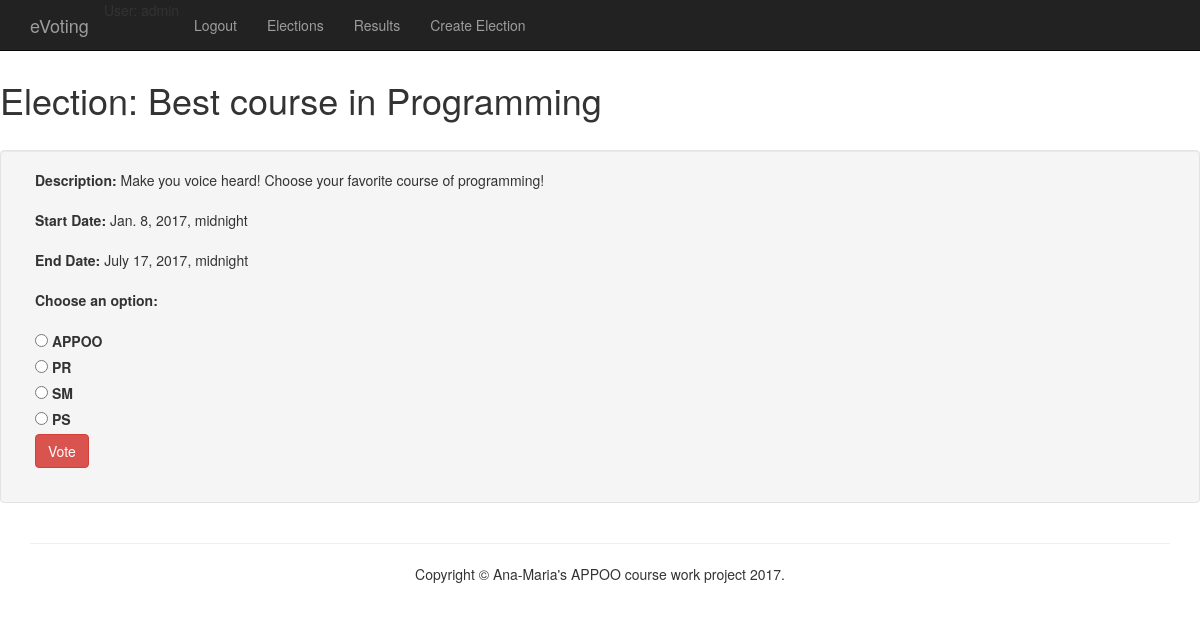
Page /election/1 (signed in) on the committed database.
### election/models.py (models this page shows)
class Election(models.Model):
    STATUS_CHOICES =(
        (0, 'Open'),
        (1, 'Close'),
        (2, 'Canceled'),
        (3, 'Disqualified ')
    )
    name = models.CharField(max_length=255) #default 5
    description = models.TextField(max_length=512) #default 1?
    startDate = models.DateTimeField()
    endDate = models.DateTimeField()
    status = models.IntegerField(choices=STATUS_CHOICES)
    group = models.ForeignKey(Group)

class ElectionChoices(models.Model):
    election = models.ForeignKey(Election)  # specify model
    optionName = models.CharField(max_length=255)
    votes = models.IntegerField(default=0) #used to count the votes for a certain option

### election/views.py (the view, shortened to what this page needs)
# urls.py: url(r'^election/(?P<pk>\d+)$', ElectionDetail.as_view(), name='election-detail'),
class ElectionDetail(LoginRequiredMixin, View):
    def get(self, request, pk):
        election_id = Election.objects.get(pk=pk)
        return render(request, 'election/election_detail.html', {'election':election_id})
    '''
    def vote(self, request, pk):
        e = get_object_or_404(Election, pk=pk)
        try:
            selected_choice = e.electionchoices_set.get(pk=request.POST['choice'])
        except (KeyError, ElectionChoices.DoesNotExist):
            # Redisplay the poll voting form.

            return render_to_response('election/election_detail.html', {
                'election': e,
                'error_message': "You didn't select a choice.",
            }, context_instance=RequestContext(request))
        else:
            selected_choice.votes += 1
            selected_choice.save()
            # Always return an HttpResponseRedirect after successfully dealing
            # with POST data. This prevents data from being posted twice if a
            # user hits the Back button.
            return HttpResponseRedirect(reverse('results/', args=(e.id,)))
        '''

### templates/election/election_detail.html (shortened to what this page needs)
{% extends 'base.html' %}
{% block content %}
    <br>
    <br>
    <br>
  <h1>Election: {{ election.name }}</h1>
    <br>
    <div class="well">
    <form role="form" class="clearfix">
        <div class="col-md-12 form-group">
            <label>   Description:</label>
        {{ election.description }}
        </div>
        <div class="col-md-12 form-group">
        <label >Start Date:</label>
        {{ election.startDate }}
    </div>
    <div class="col-md-12 form-group">
        <label >End Date:</label>
        {{ election.endDate }}
    </div>
    <div class="col-md-12 form-group text-left"><label>Choose an option:</label></div>
    <div class="col-md-12 form-group text-left">
        <form action="{% url 'election:success-vote' %}" method="post">
    {% for electionchoices in election.electionchoices_set.all %}
    <input type="radio" name="choice" id="choice{{ forloop.counter }}" value="{{ choices.id }}" />
        <label for="choices{{ forloop.counter }}">{{ electionchoices.optionName }}</label><br />
    {% endfor %}
            <input type="submit" value="Vote" class="btn btn-danger" />
        </form>
    </div>
    </form>
    </div>
{% endblock %}

### rows in the picture
Election: name "Best course in Programming", description "Make you voice heard! Choose your favorite course of programming!", startDate "Jan. 8, 2017, midnight", endDate "July 17, 2017, midnight"
ElectionChoices: optionName "APPOO"
ElectionChoices: optionName "PR"
ElectionChoices: optionName "SM"
ElectionChoices: optionName "PS"
